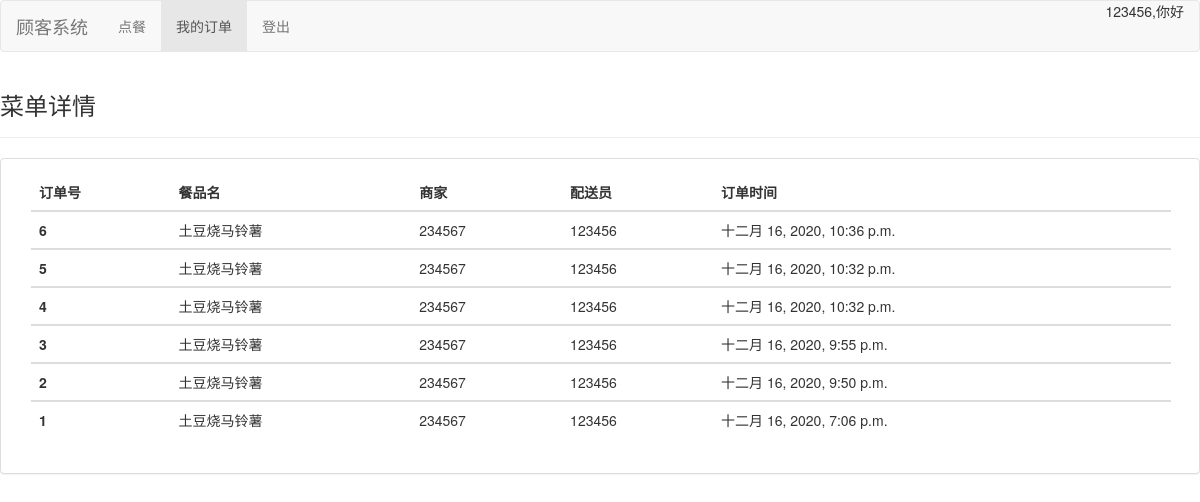
The page /CustomerSystem/order/list/ (signed in) on the database its author committed.
### cmdb/models.py (models this page shows)
class Order(models.Model):
    _choice=[
        ('待支付','顾客已下单，未支付'),
        ('已支付','顾客已下单，已支付'),
        ('制作中','商家已接单'),
        ('配送中','配送员已接餐'),
        ('已完成','顾客已接餐')
    ]
    orderID = models.BigAutoField(primary_key=True,editable=False,verbose_name="订单号")
    createTime = models.DateTimeField(auto_created=True, auto_now=True, auto_now_add=False,verbose_name="生成时间")
    CustomerID = models.ForeignKey(Usr, verbose_name="顾客ID", on_delete=models.SET_NULL,related_name='CustomerID',null=True)
    MerchantID = models.ForeignKey(Usr, verbose_name="商家ID", on_delete=models.SET_NULL,related_name='MerchantID',null=True)
    DispatcherID = models.ForeignKey(Usr, verbose_name="送餐员ID", on_delete=models.SET_NULL,related_name='DispatcherID',null=True)
    itemID = models.ForeignKey(Menu,verbose_name='餐品号',on_delete=models.SET_NULL,null=True)
    stage = models.CharField(choices=_choice,null=False,max_length=20,verbose_name='订单状态')
    commentMerchant = models.TextField(verbose_name="餐品评价")
    commentDispatcher = models.TextField(verbose_name="配送评价")
    class Meta:
        db_table = "Order"
        verbose_name = "订单数据表"
        ordering = ['-orderID']
    pass

class Menu(models.Model):
    ID = models.BigAutoField(primary_key=True,editable=False)
    lastEditTime = models.DateTimeField(auto_now_add=True)
    merchantID = models.ForeignKey(Usr, verbose_name="商家账号", on_delete=models.CASCADE,to_field='ID')
    itemName = models.CharField(max_length=20,verbose_name="餐品名")
    itemText = models.TextField(verbose_name="餐品简介")
    price = models.FloatField(verbose_name="餐品价格")
    class Meta:
        db_table = "Menu"
        verbose_name = "餐品数据表"
        ordering=['-lastEditTime']
    pass

class Usr(models.Model):
    _stage=[
        ('Customer','顾客'),
        ('Merchant','商家'),
        ('Dispacher','送餐员'),
    ]
    ID = models.CharField(primary_key=True,max_length=20,verbose_name="账号")
    password = models.CharField(null=False,max_length=20,verbose_name="密码")
    location = models.CharField(max_length=50,verbose_name="地址")
    phoneNumber = models.CharField(max_length=50,verbose_name="电话号码")
    email = models.EmailField(verbose_name="邮箱")
    stage = models.CharField(choices=_stage,max_length=20,verbose_name="身份")
    lastLoginTime = models.DateTimeField(auto_now_add=True,blank=False,editable=False,verbose_name="最后登录时间")
    class Meta:
        db_table = "Usr"
        verbose_name = "用户数据表"
        ordering = ['-lastLoginTime']
    pass

### CustomerSystem/views.py (the view)
# urls.py: path('order/list/',views.order_list_view),#历史订单列表
def order_list_view(request):
    orders = Order.objects.filter(CustomerID=int(request.session['user_id']))
    return render(request,'C/order_list_view.html',{'orders':orders,'user_id':request.session['user_id']})

### Templates/C/order_list_view.html (shortened to what this page needs)
{% extends '../main.html' %} {% block title %} 顾客首页 {% endblock title %} {% block brand %}
<a class="navbar-brand" href="/CustomerSystem/">顾客系统</a> {% endblock brand %} {% block navigate %}
<li><a href="/CustomerSystem/">点餐 </a></li>
<li class="active"><a href="order/list/">我的订单<span class="sr-only">(current)</span></a></li>
{% endblock navigate %} {% block tableName %}菜单详情 {% endblock tableName %} {% block tableBody %}
<table class="table">
    <thead>
        <tr>
            <th scope="col">订单号</th>
            <th scope="col">餐品名</th>
            <th scope="col">商家</th>
            <th scope="col">配送员</th>
            <th scope="col">订单时间</th>
        </tr>
    </thead>
    {% for order in orders %}
    <tr>
        <th scope="row">{{order.orderID|default:"Null"}}</th>
        <td>{{order.itemID.itemName|default:"Null"}}</td>
        <td>{{order.MerchantID.ID|default:"Null"}}</td>
        <td>{{order.CustomerID.ID|default:"Null"}}</td>
        <td>{{order.createTime|default:"Null"}}</td>
    </tr>
    {% empty %}
    <p>暂无数据..</p>
    {% endfor %} {% endblock tableBody %}

### rows shown on the page
Order: orderID "6", itemID.itemName "土豆烧马铃薯", MerchantID.ID "234567", CustomerID.ID "123456", createTime "十二月 16, 2020, 10:36 p.m."
Order: orderID "5", itemID.itemName "土豆烧马铃薯", MerchantID.ID "234567", CustomerID.ID "123456", createTime "十二月 16, 2020, 10:32 p.m."
Order: orderID "4", itemID.itemName "土豆烧马铃薯", MerchantID.ID "234567", CustomerID.ID "123456", createTime "十二月 16, 2020, 10:32 p.m."
Order: orderID "3", itemID.itemName "土豆烧马铃薯", MerchantID.ID "234567", CustomerID.ID "123456", createTime "十二月 16, 2020, 9:55 p.m."
Order: orderID "2", itemID.itemName "土豆烧马铃薯", MerchantID.ID "234567", CustomerID.ID "123456", createTime "十二月 16, 2020, 9:50 p.m."
Order: orderID "1", itemID.itemName "土豆烧马铃薯", MerchantID.ID "234567", CustomerID.ID "123456", createTime "十二月 16, 2020, 7:06 p.m."

### other values the page prints
{{ user_id }} "123456"
